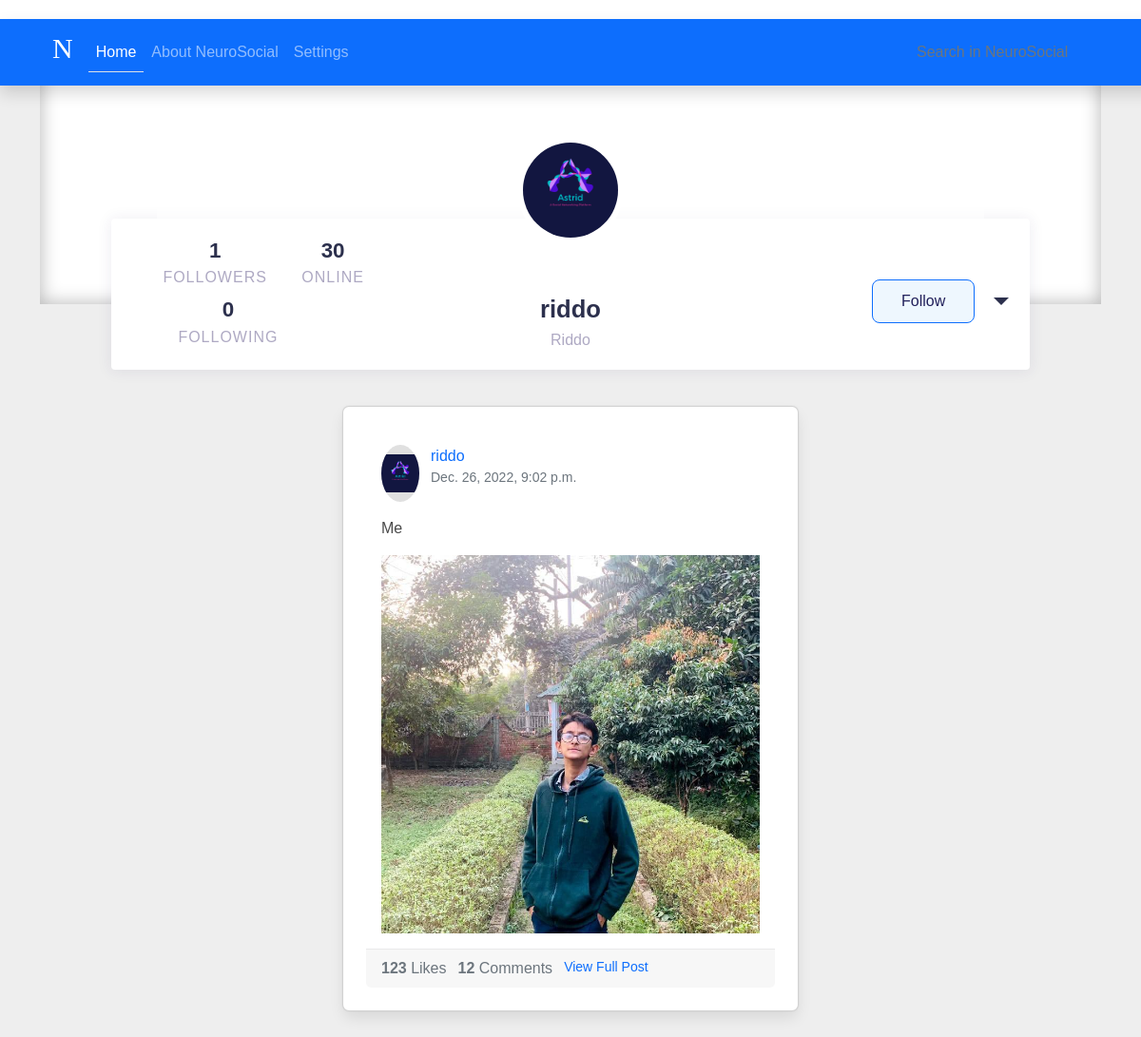
Screenshot of /profile/riddo (signed in) with the database file from the repository.
### rpsapp/models.py (models this page shows, shortened)
class Profile(models.Model):
    p_id = models.IntegerField(null=True)
    username = models.OneToOneField(User, on_delete=models.CASCADE)
    bio = models.CharField(max_length=300, null=True)
    avatar = models.ImageField(upload_to='media/images', blank=True)
    cover = models.ImageField(upload_to='media/images', blank=True)
    followers = models.ManyToManyField(User, related_name='followers', blank=True)
    following = models.ManyToManyField(User, related_name='following', blank=True)

class Post(models.Model):
    id = models.UUIDField( primary_key = True,
         default = uuid.uuid4,
         editable = False)
    username = models.CharField(default='Anonymous User', max_length=50)
    caption = models.CharField(max_length=3000)
    date = models.DateTimeField(default=datetime.now, blank=True)
    image = models.ImageField(default='4c50870fef410d14ff495ea1f532565a.jpg',upload_to='post/photo', null=True)
    no_of_likes = models.IntegerField(null=True)

### rpsapp/views.py (the view)
# urls.py: path('profile/<str:pk>', views.profile, name='profile'),
@login_required(login_url='/login')
def profile(request, pk):
    pro = User.objects.get(username=pk)
    profile = Profile.objects.get(username=pro)
    user_posts = Post.objects.filter(username=pk)
    user_post_length = len(user_posts)
    shots = Post.objects.all()
    user = pk
    fol = request.user.username
    follower = len(FollowersCount.objects.filter(user=user))
    following = (len(FollowersCount.objects.filter(follower=user)))
    if FollowersCount.objects.filter(follower=follower, user=user).first():
        button_text = 'Unfollow'
    else:
        button_text = 'Follow'
    context = {'profile' : profile,
    'user_posts' : user_posts,
    'user_post_length' : user_post_length,
    'pro': pro,
    'follower': follower,
    'following': following,
    'btn_text' : button_text
    }
    return render(request, "profile.html", context)

### templates/profile.html (shortened to what this page needs)
{% extends "base.html" %}
{% block body %}
{% include "nav.html" %}
<div class="container db-social">
    <div class="container-fluid">
        <div class="row justify-content-center">
            <div class="col-xl-11">
                <div class="widget head-profile has-shadow">
                    <div class="widget-body pb-0">
                        <div class="row d-flex align-items-center">
                            <div class="col-xl-4 col-md-4 d-flex justify-content-lg-start justify-content-md-start justify-content-center">
                                <ul>
                                    <li>
                                        <div class="counter">{{follower}}</div>
                                        <div class="heading">Followers</div>
                                    </li>
                                    <li>
                                        <div class="counter">30</div>
                                        <div class="heading">Online</div>
                                    </li>
                                    <li>
                                        <div class="counter">{{following}}</div>
                                        <div class="heading">Following</div>
                                    </li>
                                </ul>
                            </div>
                            <div class="col-xl-4 col-md-4 d-flex justify-content-center">
                                <div class="image-default">
                            {% if profile.avatar %}
                                    <img class="profile-pic" src="{{profile.avatar.url}}" alt="...">
                            {% else %}
                                    <img class="rounded-circle" src="https://t4.ftcdn.net/jpg/03/64/67/39/360_F_364673918_e7bYAwZ5uckY8xsftaIykWsEbKZtN5Ts.jpg" alt="...">
                            {% endif %}
                                </div>
                                <div class="infos">
                                    <h2>{{profile.username}}</h2>
                                    <div class="location">{{profile.bio}}</div>
                                </div>
                            </div>
                            <div class="col-xl-4 col-md-4 d-flex justify-content-lg-end justify-content-md-end justify-content-center">
                                <form action="/follow/" method="POST">{% csrf_token %}
                                <div class="follow">
                                    {% if request.user.username != pro.username %}
                                    <a data-ripple=""><input  class="btn btn-primary" type="submit" value="{{btn_text}}" id="btn"></input></a>
                                    {% else %}
                                    <button class="btn btn-primary" >
                                        <a href='/profile_edit' >Edit Profile</a>
                                       </button>
                                    {% endif %}
                                </form>
                                    <div class="actions dark">
                                        <div class="dropdown">
                                            <button type="button" data-toggle="dropdown" aria-haspopup="true" aria-expanded="false" class="dropdown-toggle">
                                            </button>
                                        </div>
                                    </div>
                                </div>
                            </div>
                        </div>
                    </div>
                </div>
            </div>
{% for p in user_posts %}
        <div class="card mb-4">
          <div class="card-body">
            <div class="media mb-3">
              {% if profile.avatar %}
              <img src="{{profile.avatar.url}}" class="d-block ui-w-40 profile-pic1" alt="">
              {% endif %}
              <div class="media-body ml-3">
                <a href="/profile/{{p.username}}" class="media-body">
                  {{p.username}}
                </a>
                <div class="text-muted small">{{p.date}}</div>
              </div>
            </div>
            <p>
             {{p.caption|truncatewords:25}}
            </p>
            <a href="javascript:void(0)" class="ui-rect ui-bg-cover" style="background-image: url('/media/{{p.image}}');"></a>
          </div>
          <div class="card-footer">
            <a href="javascript:void(0)" class="d-inline-block text-muted">
                <strong>123</strong> Likes</small>
            </a>
            <a href="javascript:void(0)" class="d-inline-block text-muted ml-3">
                <strong>12</strong> Comments</small>
            </a>
            <a href="javascript:void(0)" class="d-inline-block text-muted ml-3">
              <small class="align-middle">
                <a href="/shots/{{p.id}}">View Full Post</a>
              </small>
            </a>
          </div>
        </div>
        {% endfor %}
    </div>
</div>
{% endblock body %}

### rows the page displays
Profile: avatar (picture), username "riddo", bio "Riddo"
Post: avatar (picture), username "riddo", date "Dec. 26, 2022, 9:02 p.m.", caption "Me", image (picture)

### other values shown
{{ follower }} "1"
{{ following }} "0"
